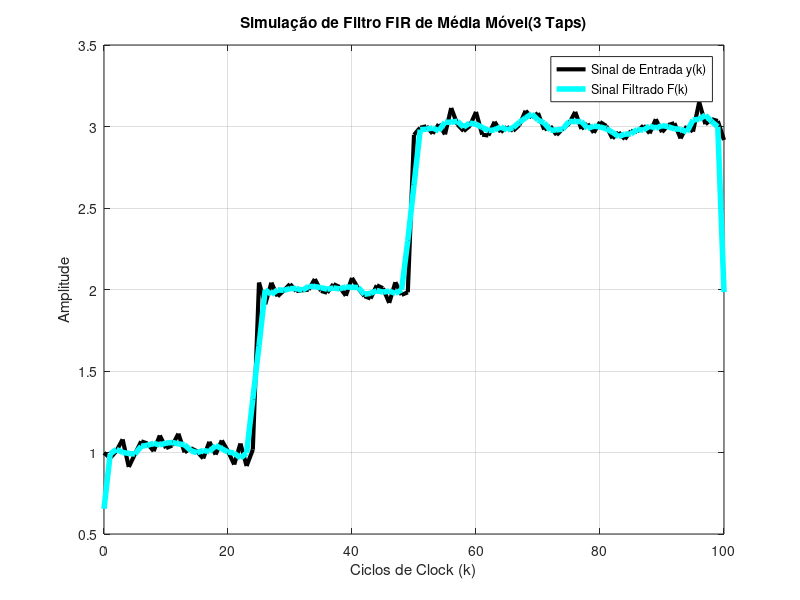

Reproduce this figure in MATLAB.


c = [1, 1, 1]/3;  % Vetor de coeficientes (FIR de Média Móvel de 3 taps)
N = 100;
n = (0:N);

dt = 1;

x = zeros(N,1);
x(1:N/4) = 1;
x(N/4+1:N/2) = 2;
x(N/2+1:N+1) = 3;


ruido = 0.05*randn(length(n), 1);  % Ruído AWGN para experimentos com


y = x + ruido; 

% 3. Convolução/Filtragem do sinal de entrada y(k) pelo filtro c(k)
F = conv(y, c, 'same'); % O 'same' garante que F tenha o mesmo tamanho de y

figure;
plot(n, y, 'linewidth', 3, 'color', 'black'); 
hold on;
plot(n, F, 'linewidth', 4, 'color', 'cyan');
title('Simulação de Filtro FIR de Média Móvel(3 Taps)');
ylabel('Amplitude');
xlabel('Ciclos de Clock (k)');
legend('Sinal de Entrada y(k)', 'Sinal Filtrado F(k)');
grid on;